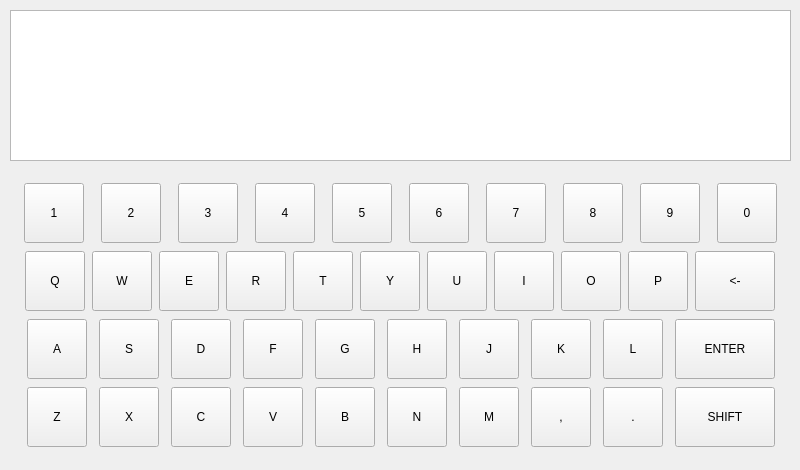
<?xml version="1.0" encoding="UTF-8"?>
<ui version="4.0">
 <class>Widget</class>
 <widget class="QWidget" name="Widget">
  <property name="geometry">
   <rect>
    <x>0</x>
    <y>0</y>
    <width>800</width>
    <height>470</height>
   </rect>
  </property>
  <property name="windowTitle">
   <string>Widget</string>
  </property>
  <widget class="QTextEdit" name="textEdit">
   <property name="geometry">
    <rect>
     <x>10</x>
     <y>10</y>
     <width>781</width>
     <height>151</height>
    </rect>
   </property>
   <property name="font">
    <font>
     <pointsize>45</pointsize>
    </font>
   </property>
  </widget>
  <widget class="QWidget" name="">
   <property name="geometry">
    <rect>
     <x>10</x>
     <y>170</y>
     <width>791</width>
     <height>291</height>
    </rect>
   </property>
   <layout class="QVBoxLayout" name="verticalLayout">
    <item>
     <layout class="QHBoxLayout" name="horizontalLayout">
      <property name="spacing">
       <number>14</number>
      </property>
      <item>
       <widget class="QPushButton" name="but_1">
        <property name="minimumSize">
         <size>
          <width>60</width>
          <height>60</height>
         </size>
        </property>
        <property name="maximumSize">
         <size>
          <width>60</width>
          <height>60</height>
         </size>
        </property>
        <property name="text">
         <string>1</string>
        </property>
       </widget>
      </item>
      <item>
       <widget class="QPushButton" name="but_2">
        <property name="minimumSize">
         <size>
          <width>60</width>
          <height>60</height>
         </size>
        </property>
        <property name="maximumSize">
         <size>
          <width>60</width>
          <height>60</height>
         </size>
        </property>
        <property name="text">
         <string>2</string>
        </property>
       </widget>
      </item>
      <item>
       <widget class="QPushButton" name="but_3">
        <property name="minimumSize">
         <size>
          <width>60</width>
          <height>60</height>
         </size>
        </property>
        <property name="maximumSize">
         <size>
          <width>60</width>
          <height>60</height>
         </size>
        </property>
        <property name="text">
         <string>3</string>
        </property>
       </widget>
      </item>
      <item>
       <widget class="QPushButton" name="but_4">
        <property name="minimumSize">
         <size>
          <width>60</width>
          <height>60</height>
         </size>
        </property>
        <property name="maximumSize">
         <size>
          <width>60</width>
          <height>60</height>
         </size>
        </property>
        <property name="text">
         <string>4</string>
        </property>
       </widget>
      </item>
      <item>
       <widget class="QPushButton" name="but_5">
        <property name="minimumSize">
         <size>
          <width>60</width>
          <height>60</height>
         </size>
        </property>
        <property name="maximumSize">
         <size>
          <width>60</width>
          <height>60</height>
         </size>
        </property>
        <property name="text">
         <string>5</string>
        </property>
       </widget>
      </item>
      <item>
       <widget class="QPushButton" name="but_6">
        <property name="minimumSize">
         <size>
          <width>60</width>
          <height>60</height>
         </size>
        </property>
        <property name="maximumSize">
         <size>
          <width>60</width>
          <height>60</height>
         </size>
        </property>
        <property name="text">
         <string>6</string>
        </property>
       </widget>
      </item>
      <item>
       <widget class="QPushButton" name="but_7">
        <property name="minimumSize">
         <size>
          <width>60</width>
          <height>60</height>
         </size>
        </property>
        <property name="maximumSize">
         <size>
          <width>60</width>
          <height>60</height>
         </size>
        </property>
        <property name="text">
         <string>7</string>
        </property>
       </widget>
      </item>
      <item>
       <widget class="QPushButton" name="but_8">
        <property name="minimumSize">
         <size>
          <width>60</width>
          <height>60</height>
         </size>
        </property>
        <property name="maximumSize">
         <size>
          <width>60</width>
          <height>60</height>
         </size>
        </property>
        <property name="text">
         <string>8</string>
        </property>
       </widget>
      </item>
      <item>
       <widget class="QPushButton" name="but_9">
        <property name="minimumSize">
         <size>
          <width>60</width>
          <height>60</height>
         </size>
        </property>
        <property name="maximumSize">
         <size>
          <width>60</width>
          <height>60</height>
         </size>
        </property>
        <property name="text">
         <string>9</string>
        </property>
       </widget>
      </item>
      <item>
       <widget class="QPushButton" name="but_0">
        <property name="minimumSize">
         <size>
          <width>60</width>
          <height>60</height>
         </size>
        </property>
        <property name="maximumSize">
         <size>
          <width>60</width>
          <height>60</height>
         </size>
        </property>
        <property name="text">
         <string>0</string>
        </property>
       </widget>
      </item>
     </layout>
    </item>
    <item>
     <layout class="QHBoxLayout" name="horizontalLayout_5">
      <property name="spacing">
       <number>3</number>
      </property>
      <item>
       <widget class="QPushButton" name="Q_but_Q">
        <property name="minimumSize">
         <size>
          <width>60</width>
          <height>60</height>
         </size>
        </property>
        <property name="maximumSize">
         <size>
          <width>60</width>
          <height>60</height>
         </size>
        </property>
        <property name="text">
         <string>Q</string>
        </property>
       </widget>
      </item>
      <item>
       <widget class="QPushButton" name="Q_but_W">
        <property name="minimumSize">
         <size>
          <width>60</width>
          <height>60</height>
         </size>
        </property>
        <property name="maximumSize">
         <size>
          <width>60</width>
          <height>60</height>
         </size>
        </property>
        <property name="text">
         <string>W</string>
        </property>
       </widget>
      </item>
      <item>
       <widget class="QPushButton" name="Q_but_E">
        <property name="minimumSize">
         <size>
          <width>60</width>
          <height>60</height>
         </size>
        </property>
        <property name="maximumSize">
         <size>
          <width>60</width>
          <height>60</height>
         </size>
        </property>
        <property name="text">
         <string>E</string>
        </property>
       </widget>
      </item>
      <item>
       <widget class="QPushButton" name="Q_but_R">
        <property name="minimumSize">
         <size>
          <width>60</width>
          <height>60</height>
         </size>
        </property>
        <property name="maximumSize">
         <size>
          <width>60</width>
          <height>60</height>
         </size>
        </property>
        <property name="text">
         <string>R</string>
        </property>
       </widget>
      </item>
      <item>
       <widget class="QPushButton" name="Q_but_T">
        <property name="minimumSize">
         <size>
          <width>60</width>
          <height>60</height>
         </size>
        </property>
        <property name="maximumSize">
         <size>
          <width>60</width>
          <height>60</height>
         </size>
        </property>
        <property name="text">
         <string>T</string>
        </property>
       </widget>
      </item>
      <item>
       <widget class="QPushButton" name="Q_but_Y">
        <property name="minimumSize">
         <size>
          <width>60</width>
          <height>60</height>
         </size>
        </property>
        <property name="maximumSize">
         <size>
          <width>60</width>
          <height>60</height>
         </size>
        </property>
        <property name="text">
         <string>Y</string>
        </property>
       </widget>
      </item>
      <item>
       <widget class="QPushButton" name="Q_but_U">
        <property name="minimumSize">
         <size>
          <width>60</width>
          <height>60</height>
         </size>
        </property>
        <property name="maximumSize">
         <size>
          <width>60</width>
          <height>60</height>
         </size>
        </property>
        <property name="text">
         <string>U</string>
        </property>
       </widget>
      </item>
      <item>
       <widget class="QPushButton" name="Q_but_I">
        <property name="minimumSize">
         <size>
          <width>60</width>
          <height>60</height>
         </size>
        </property>
        <property name="maximumSize">
         <size>
          <width>60</width>
          <height>60</height>
         </size>
        </property>
        <property name="text">
         <string>I</string>
        </property>
       </widget>
      </item>
      <item>
       <widget class="QPushButton" name="Q_but_O">
        <property name="minimumSize">
         <size>
          <width>60</width>
          <height>60</height>
         </size>
        </property>
        <property name="maximumSize">
         <size>
          <width>60</width>
          <height>60</height>
         </size>
        </property>
        <property name="text">
         <string>O</string>
        </property>
       </widget>
      </item>
      <item>
       <widget class="QPushButton" name="Q_but_P">
        <property name="minimumSize">
         <size>
          <width>60</width>
          <height>60</height>
         </size>
        </property>
        <property name="maximumSize">
         <size>
          <width>60</width>
          <height>60</height>
         </size>
        </property>
        <property name="text">
         <string>P</string>
        </property>
       </widget>
      </item>
      <item>
       <widget class="QPushButton" name="Q_but_BACK">
        <property name="minimumSize">
         <size>
          <width>80</width>
          <height>60</height>
         </size>
        </property>
        <property name="maximumSize">
         <size>
          <width>80</width>
          <height>60</height>
         </size>
        </property>
        <property name="text">
         <string>&lt;-</string>
        </property>
       </widget>
      </item>
     </layout>
    </item>
    <item>
     <layout class="QHBoxLayout" name="horizontalLayout_6">
      <property name="leftMargin">
       <number>0</number>
      </property>
      <item>
       <widget class="QPushButton" name="Q_but_A">
        <property name="minimumSize">
         <size>
          <width>60</width>
          <height>60</height>
         </size>
        </property>
        <property name="maximumSize">
         <size>
          <width>60</width>
          <height>60</height>
         </size>
        </property>
        <property name="text">
         <string>A</string>
        </property>
       </widget>
      </item>
      <item>
       <widget class="QPushButton" name="Q_but_S">
        <property name="minimumSize">
         <size>
          <width>60</width>
          <height>60</height>
         </size>
        </property>
        <property name="maximumSize">
         <size>
          <width>60</width>
          <height>60</height>
         </size>
        </property>
        <property name="text">
         <string>S</string>
        </property>
       </widget>
      </item>
      <item>
       <widget class="QPushButton" name="Q_but_D">
        <property name="minimumSize">
         <size>
          <width>60</width>
          <height>60</height>
         </size>
        </property>
        <property name="maximumSize">
         <size>
          <width>60</width>
          <height>60</height>
         </size>
        </property>
        <property name="text">
         <string>D</string>
        </property>
       </widget>
      </item>
      <item>
       <widget class="QPushButton" name="Q_but_F">
        <property name="minimumSize">
         <size>
          <width>60</width>
          <height>60</height>
         </size>
        </property>
        <property name="maximumSize">
         <size>
          <width>60</width>
          <height>60</height>
         </size>
        </property>
        <property name="text">
         <string>F</string>
        </property>
       </widget>
      </item>
      <item>
       <widget class="QPushButton" name="Q_but_G">
        <property name="minimumSize">
         <size>
          <width>60</width>
          <height>60</height>
         </size>
        </property>
        <property name="maximumSize">
         <size>
          <width>60</width>
          <height>60</height>
         </size>
        </property>
        <property name="text">
         <string>G</string>
        </property>
       </widget>
      </item>
      <item>
       <widget class="QPushButton" name="Q_but_H">
        <property name="minimumSize">
         <size>
          <width>60</width>
          <height>60</height>
         </size>
        </property>
        <property name="maximumSize">
         <size>
          <width>60</width>
          <height>60</height>
         </size>
        </property>
        <property name="text">
         <string>H</string>
        </property>
       </widget>
      </item>
      <item>
       <widget class="QPushButton" name="Q_but_J">
        <property name="minimumSize">
         <size>
          <width>60</width>
          <height>60</height>
         </size>
        </property>
        <property name="maximumSize">
         <size>
          <width>60</width>
          <height>60</height>
         </size>
        </property>
        <property name="text">
         <string>J</string>
        </property>
       </widget>
      </item>
      <item>
       <widget class="QPushButton" name="Q_but_K">
        <property name="minimumSize">
         <size>
          <width>60</width>
          <height>60</height>
         </size>
        </property>
        <property name="maximumSize">
         <size>
          <width>60</width>
          <height>60</height>
         </size>
        </property>
        <property name="text">
         <string>K</string>
        </property>
       </widget>
      </item>
      <item>
       <widget class="QPushButton" name="Q_but_L">
        <property name="minimumSize">
         <size>
          <width>60</width>
          <height>60</height>
         </size>
        </property>
        <property name="maximumSize">
         <size>
          <width>60</width>
          <height>60</height>
         </size>
        </property>
        <property name="text">
         <string>L</string>
        </property>
       </widget>
      </item>
      <item>
       <widget class="QPushButton" name="Q_but_ENTER">
        <property name="minimumSize">
         <size>
          <width>100</width>
          <height>60</height>
         </size>
        </property>
        <property name="maximumSize">
         <size>
          <width>100</width>
          <height>60</height>
         </size>
        </property>
        <property name="text">
         <string>ENTER</string>
        </property>
       </widget>
      </item>
     </layout>
    </item>
    <item>
     <layout class="QHBoxLayout" name="horizontalLayout_7">
      <item>
       <widget class="QPushButton" name="Q_but_Z">
        <property name="minimumSize">
         <size>
          <width>60</width>
          <height>60</height>
         </size>
        </property>
        <property name="maximumSize">
         <size>
          <width>60</width>
          <height>60</height>
         </size>
        </property>
        <property name="text">
         <string>Z</string>
        </property>
       </widget>
      </item>
      <item>
       <widget class="QPushButton" name="Q_but_X">
        <property name="minimumSize">
         <size>
          <width>60</width>
          <height>60</height>
         </size>
        </property>
        <property name="maximumSize">
         <size>
          <width>60</width>
          <height>60</height>
         </size>
        </property>
        <property name="text">
         <string>X</string>
        </property>
       </widget>
      </item>
      <item>
       <widget class="QPushButton" name="Q_but_C">
        <property name="minimumSize">
         <size>
          <width>60</width>
          <height>60</height>
         </size>
        </property>
        <property name="maximumSize">
         <size>
          <width>60</width>
          <height>60</height>
         </size>
        </property>
        <property name="text">
         <string>C</string>
        </property>
       </widget>
      </item>
      <item>
       <widget class="QPushButton" name="Q_but_V">
        <property name="minimumSize">
         <size>
          <width>60</width>
          <height>60</height>
         </size>
        </property>
        <property name="maximumSize">
         <size>
          <width>60</width>
          <height>60</height>
         </size>
        </property>
        <property name="text">
         <string>V</string>
        </property>
       </widget>
      </item>
      <item>
       <widget class="QPushButton" name="Q_but_B">
        <property name="minimumSize">
         <size>
          <width>60</width>
          <height>60</height>
         </size>
        </property>
        <property name="maximumSize">
         <size>
          <width>60</width>
          <height>60</height>
         </size>
        </property>
        <property name="text">
         <string>B</string>
        </property>
       </widget>
      </item>
      <item>
       <widget class="QPushButton" name="Q_but_N">
        <property name="minimumSize">
         <size>
          <width>60</width>
          <height>60</height>
         </size>
        </property>
        <property name="maximumSize">
         <size>
          <width>60</width>
          <height>60</height>
         </size>
        </property>
        <property name="text">
         <string>N</string>
        </property>
       </widget>
      </item>
      <item>
       <widget class="QPushButton" name="Q_but_M">
        <property name="minimumSize">
         <size>
          <width>60</width>
          <height>60</height>
         </size>
        </property>
        <property name="maximumSize">
         <size>
          <width>60</width>
          <height>60</height>
         </size>
        </property>
        <property name="text">
         <string>M</string>
        </property>
       </widget>
      </item>
      <item>
       <widget class="QPushButton" name="Q_but_douhao">
        <property name="minimumSize">
         <size>
          <width>60</width>
          <height>60</height>
         </size>
        </property>
        <property name="maximumSize">
         <size>
          <width>60</width>
          <height>60</height>
         </size>
        </property>
        <property name="text">
         <string>,</string>
        </property>
       </widget>
      </item>
      <item>
       <widget class="QPushButton" name="Q_but_juhao">
        <property name="minimumSize">
         <size>
          <width>60</width>
          <height>60</height>
         </size>
        </property>
        <property name="maximumSize">
         <size>
          <width>60</width>
          <height>60</height>
         </size>
        </property>
        <property name="text">
         <string>.</string>
        </property>
       </widget>
      </item>
      <item>
       <widget class="QPushButton" name="Q_but_shift">
        <property name="minimumSize">
         <size>
          <width>100</width>
          <height>60</height>
         </size>
        </property>
        <property name="maximumSize">
         <size>
          <width>100</width>
          <height>60</height>
         </size>
        </property>
        <property name="text">
         <string>SHIFT</string>
        </property>
       </widget>
      </item>
     </layout>
    </item>
   </layout>
  </widget>
 </widget>
 <layoutdefault spacing="6" margin="11"/>
 <resources/>
 <connections/>
</ui>
